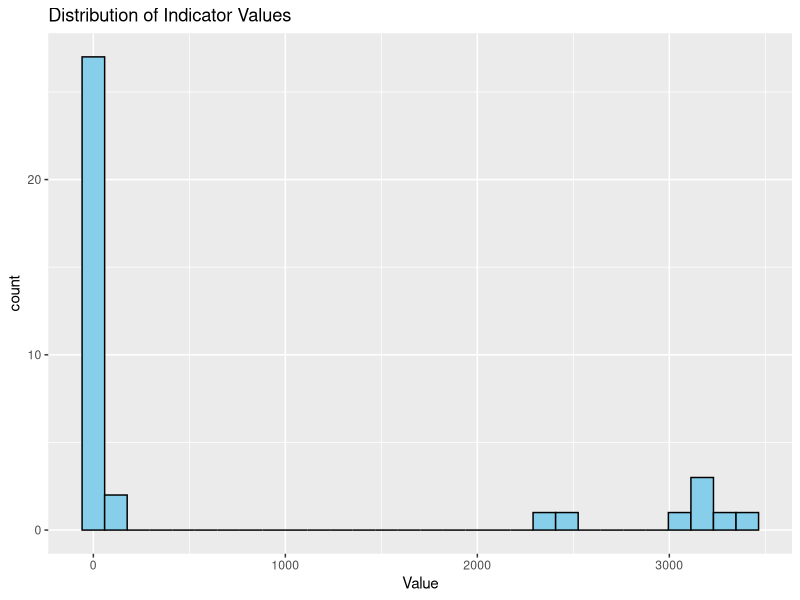
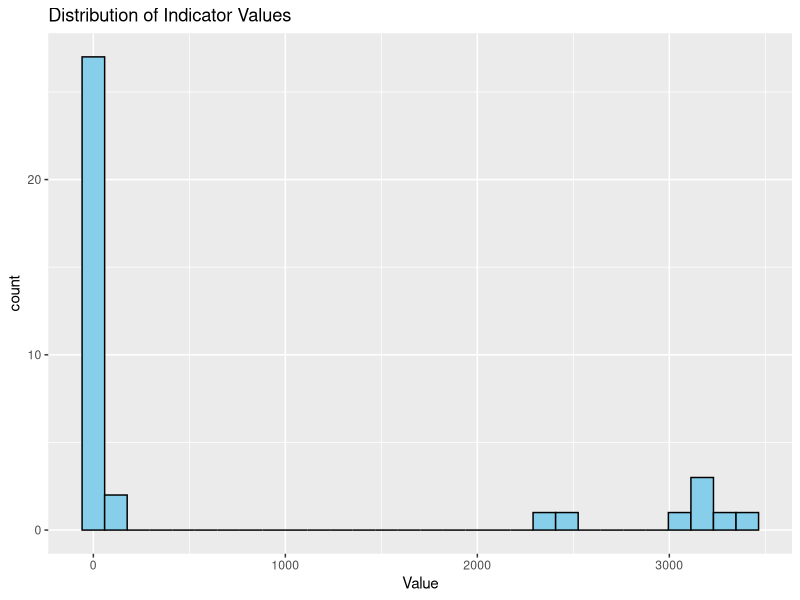

R code for these plots, in order:
## ---- chunk 1
library(readr)
library(ggplot2)
library(dplyr)
library(here)

getwd()
list.files("data/raw_data")
## ---- chunk 2
anz_df <- read_csv(here("raw_data", "anthropometry_national_zaf.csv"))
## ---- chunk 3
head(anz_df, 10)

#tail(anz_df, 10)
## ---- chunk 4

anz_df[-1,]
## ---- chunk 5
dim(anz_df)
## ---- chunk 6
summary(anz_df)
## ---- chunk 7
anz_df$Value <- as.numeric(anz_df$Value)
## ---- chunk 8
sum(duplicated(anz_df))
## ---- chunk 9
colSums(is.na(anz_df))
round(colMeans(is.na(anz_df)) * 100, 2)
## ---- chunk 10
sapply(anz_df, function(x) length(unique(x)))

## ---- chunk 11
#Histogram of Values

ggplot(anz_df, aes(x = Value)) +
geom_histogram(bins = 30, fill = "skyblue", color = "black") +
  labs(title = "Distribution of Indicator Values")

ggsave("../outputs/visuals/IndicatorValuesDistribution_histo.png", width = 6, height = 4)

